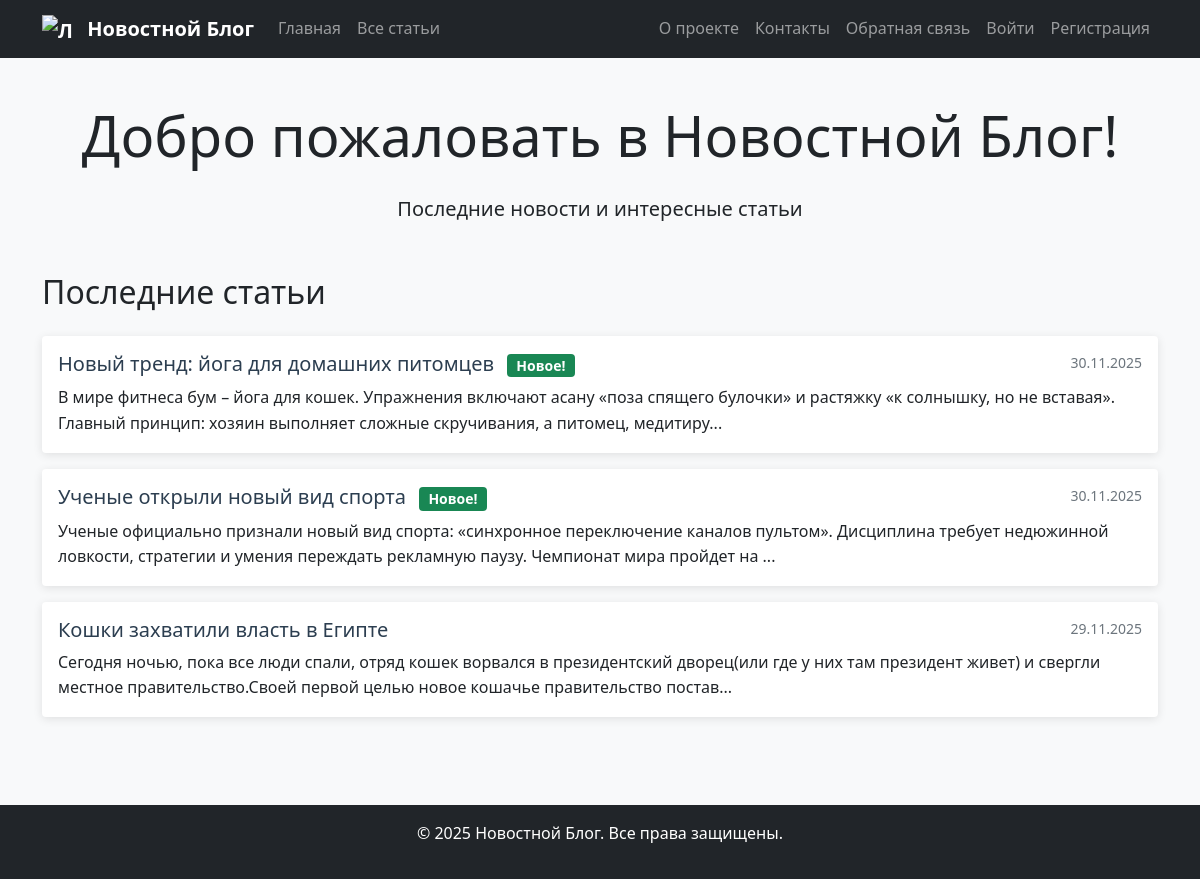
The page / on the database its author committed.
### models.py (models this page shows, shortened)
class Article(db.Model):
    id = db.Column(db.Integer, primary_key=True)
    title = db.Column(db.String(200), nullable=False)
    text = db.Column(db.Text, nullable=False)
    category = db.Column(db.String(50), default='general')
    created_date = db.Column(db.DateTime, default=datetime.utcnow)
    user_id = db.Column(db.Integer, db.ForeignKey('user.id'), nullable=False)
    comments = db.relationship('Comment', backref='article', lazy=True, cascade='all, delete-orphan', order_by='Comment.date.desc()')

### app.py (the view)
@app.route('/')
def index():
    articles = Article.query.order_by(Article.created_date.desc()).limit(3).all()
    return render_template('index.html', articles=articles)

### app.py (called while the page is built)
@app.context_processor
def inject_current_date():
    return {'current_date': date.today()}

### templates/index.html (shortened to what this page needs)
{% extends "base.html" %}
{% block content %}
<div class="row min-height-content">
    <div class="col-12">
        <h1 class="display-4 text-center mb-4">Добро пожаловать в Новостной Блог!</h1>
        <p class="lead text-center">Последние новости и интересные статьи</p>
        <div class="row mt-5">
            <div class="col-12">
                <h2 class="mb-4">Последние статьи</h2>
                {% for article in articles %}
                <div class="card mb-3">
                    <div class="card-body">
                        <div class="d-flex justify-content-between align-items-start">
                            <h5 class="card-title">
                                <a href="{{ url_for('news_article', id=article.id) }}" class="text-decoration-none">
                                    {{ article.title }}
                                </a>
                                {% if article.created_date.date() == current_date %}
                                <span class="badge bg-success ms-2">Новое!</span>
                                {% endif %}
                            </h5>
                            <small class="text-muted">{{ article.created_date.strftime('%d.%m.%Y') }}</small>
                        </div>
                        <p class="card-text">{{ article.text[:200] }}{% if article.text|length > 200 %}...{% endif %}</p>
                    </div>
                </div>
                {% endfor %}
            </div>
        </div>
    </div>
</div>
{% endblock %}

### static/css/style.css (style rules this page uses)
body { font-family: 'Segoe UI', Tahoma, Geneva, Verdana, sans-serif; line-height: 1.6; background-color: #f8f9fa; display: flex; flex-direction: column; min-height: 100vh; }
.card { border: none; box-shadow: 0 2px 10px rgba(0,0,0,0.1); transition: transform 0.2s ease-in-out; }
.card-title a { color: #2c3e50; transition: color 0.2s ease-in-out; }
.badge { font-size: 0.7em; }
.min-height-content { min-height: 60vh; display: flex; flex-direction: column; justify-content: center; }
body { font-family: 'Segoe UI', Tahoma, Geneva, Verdana, sans-serif; line-height: 1.6; background-color: #f8f9fa; display: flex; flex-direction: column; min-height: 100vh; margin: 0; padding: 0; }
.min-height-content { min-height: auto; justify-content: flex-start; padding-top: 0; }

### rows shown on the page
Article: title "Новый тренд: йога для домашних питомцев", shows "Новое!", created_date "30.11.2025", text "В мире фитнеса бум – йога для кошек. Упражнения включают асану «поза спящего булочки» и растяжку «к солнышку, но не вставая». Главный принцип: хозяин выполняет сложные скручивания, а питомец, медитиру"
Article: title "Ученые открыли новый вид спорта", shows "Новое!", created_date "30.11.2025", text "Ученые официально признали новый вид спорта: «синхронное переключение каналов пультом». Дисциплина требует недюжинной ловкости, стратегии и умения переждать рекламную паузу. Чемпионат мира пройдет на"
Article: title "Кошки захватили власть в Египте", created_date "29.11.2025", text "Сегодня ночью, пока все люди спали, отряд кошек ворвался в президентский дворец(или где у них там президент живет) и свергли местное правительство.Своей первой целью новое кошачье правительство постав"
